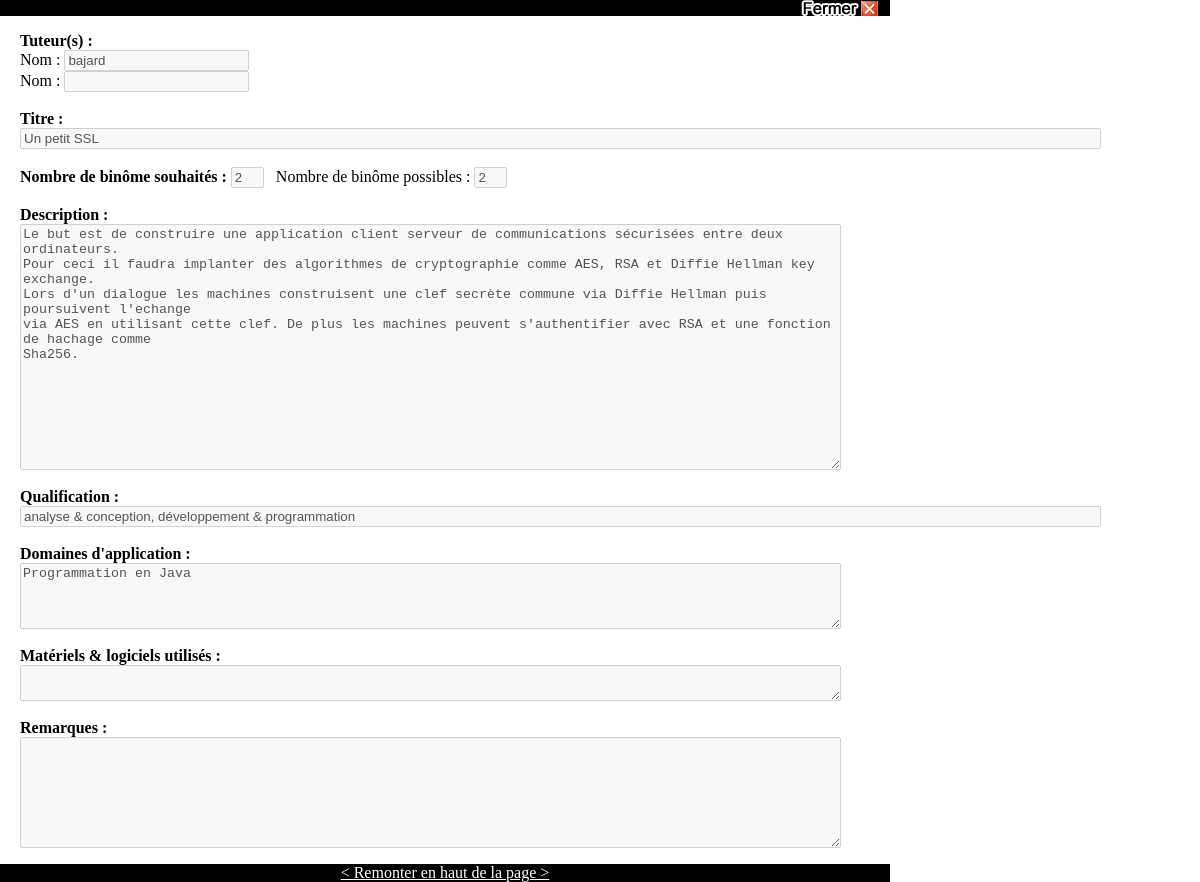
Page /proj_description.php?id=1 on the committed database.
### tables this page shows
CREATE TABLE `projets` (
  `id_proj` int(4) NOT NULL auto_increment,
  `tuteur1` varchar(60) NOT NULL,
  `tuteur2` varchar(60) NOT NULL,
  `titre` varchar(100) NOT NULL,
  `binwish` int(1) NOT NULL,
  `binpos` int(1) NOT NULL,
  `description` text NOT NULL,
  `qualif` varchar(100) NOT NULL,
  `dom_appl` text NOT NULL,
  `mat_log` varchar(200) NOT NULL,
  `remarques` text NOT NULL,
  `niveau` varchar(10) NOT NULL,
  PRIMARY KEY  (`id_proj`)
);

### proj_description.php (the view, shortened to what this page needs)
<html>
   <head>
			<link rel="stylesheet" type="text/css" href="bordel/screen.css" media="screen" />
			<link rel="stylesheet" type="text/css" media="screen" href="bordel/screenIE.css" media="screen" />
			<link rel="stylesheet" type="text/css" media="screen" href="bordel/screenproj.css" media="screen" />
	</head>
<body>
<div id="1" class="pop"><a href="javascript:cachetout();"><img src="images/fermerpop.jpg"/></a></div>
	<?php
$donnees = mysql_query("SELECT * FROM projets WHERE id_proj ='" . $_GET['id'] . "'");
$donnees = mysql_fetch_assoc($donnees);
echo '<div class="popform"><form action="#" method="post" name="formulaire">
		<p><b>Tuteur(s) : </b><br/>
		Nom : <input type="text" size="20" value="' . $donnees['tuteur1'] . '" disabled="true" />
		<br/>
		Nom : <input type="text" size="20" value="' . $donnees['tuteur2'] . '" disabled="true" />
		<br/><br/>
		<b>Titre : </b><br/>
		<input type="text" size="132" value="' . $donnees['titre'] . '" disabled="true"/><br/><br/>
		<b>Nombre de binôme souhaités : </b>	<input type="text" size="1" value="' . $donnees['binwish'] . '" disabled="true" /> &nbsp; Nombre de binôme possibles : <input type="text" size="1" disabled="true" value="' . $donnees['binpos'] . '"/></b><br/><br/>
		<b>Description : </b><br/>
		<textarea cols="100" rows="16" disabled="true">' . $donnees['description'] .'</textarea>
		<br/><br/>
		<b>Qualification : </b><br/>
		<input type="text" size="132" value="' . $donnees['qualif'] . '" disabled="true"/><br/>
		<br/>
		<b>Domaines d\'application : </b></br>
		<textarea cols="100" rows="4" disabled="true">' . $donnees['dom_appl'] . '</textarea><br/><br/>
		<b>Matériels & logiciels utilisés : </b><br/>
		<textarea cols="100" rows="2" disabled="true">' . $donnees['mat_log'] . '</textarea><br/><br/>
		<b>Remarques : </b><br/>
		<textarea cols="100" rows="7" disabled="true">' . $donnees['rem'] . '</textarea>
		</p>
		</form></div>';
?>
<div class="pop"><a href="#1">< Remonter en haut de la page ></a></div>
</body>
</html>

### bordel/screen.css (style rules this page uses)
body { margin:0; padding:0; }
a img { border:0; }
a:link, a:visited, a:active { color:#0a52a0; text-decoration:underline; }

### bordel/screenproj.css (style rules this page uses)
img { border:0; }
.pop { width:890px; background-color:black; text-align:center; }
.pop a { color:white; }
.pop img { margin-left:88%; }
.popform { padding-left:20px; }

### rows in the picture
projets: tuteur1 "bajard", titre "Un petit SSL", binwish "2", binpos "2", description "Le but est de construire une application client serveur de communications sécurisées entre deux ordinateurs. Pour ceci il faudra implanter des algorithmes de cryptographie comme AES, RSA et Diffie Hellman key exchange. Lors d'un dialogue les machines construisent une clef secrète commune via Diffie Hellman puis poursuivent l'echange via AES en utilisant cette clef. De plus les machines peuvent s'authentifier avec RSA et une fonction de hachage comme Sha256.", qualif "analyse & conception, développement & programmation", dom_appl "Programmation en Java"
